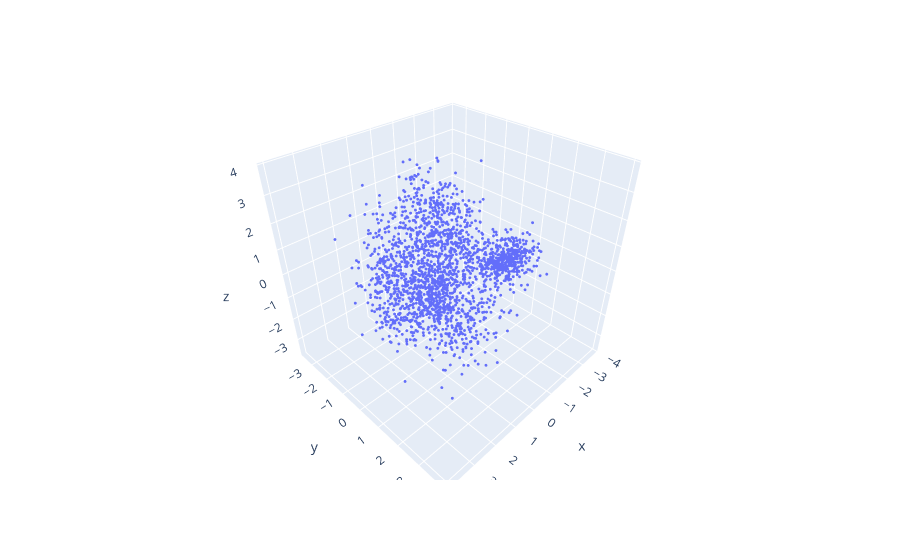

Notebook cell for this chart:
### Code cell
fig = px.scatter_3d(embeddings_df, x='x', y='y', z='z')
fig.update_traces(marker=dict(size=1))
fig.show()

### Figure 1 — Plotly figure (JSON) as saved in the notebook; plotly's stock layout.template omitted (floating-point values rounded to 4 significant figures; data arrays with more than 128 entries replaced by an {"elided": "..."} marker saying what was removed)
{"data": [{"hovertemplate": "x=%{x}<br>y=%{y}<br>z=%{z}<extra></extra>", "legendgroup": "", "marker": {"color": "#636efa", "size": 1, "symbol": "circle"}, "mode": "markers", "name": "", "scene": "scene", "showlegend": false, "type": "scatter3d", "x": {"elided": "2131 float values"}, "y": {"elided": "2131 float values"}, "z": {"elided": "2131 float values"}}], "layout": {"legend": {"tracegroupgap": 0}, "margin": {"t": 60}, "scene": {"domain": {"x": [0, 1], "y": [0, 1]}, "xaxis": {"title": {"text": "x"}}, "yaxis": {"title": {"text": "y"}}, "zaxis": {"title": {"text": "z"}}}}}
